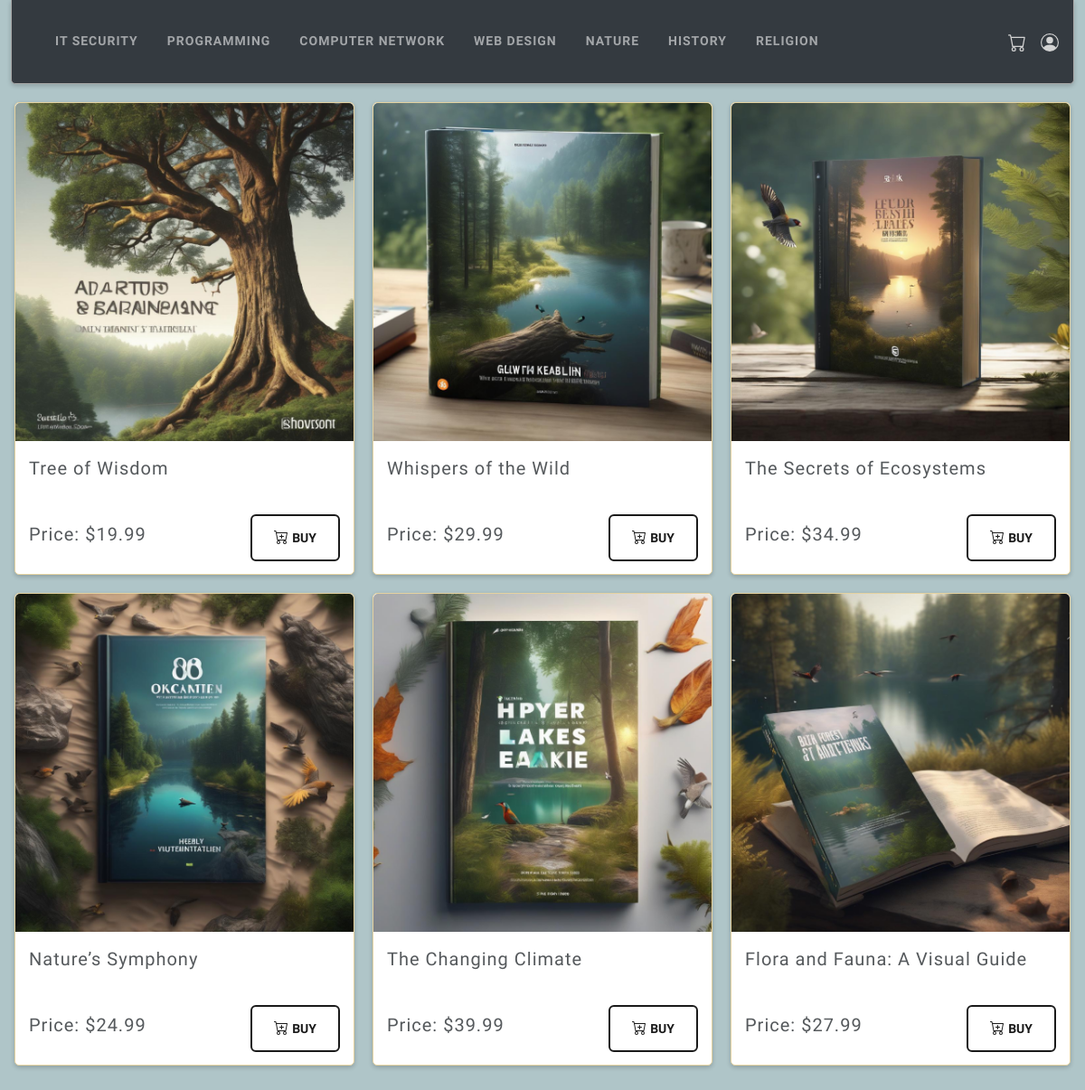
The page /WebServerFiles/index.php?id=7 on the database its author committed.
### tables this page shows
CREATE TABLE `CATEGORY` (
  `CategoryID` int(11) NOT NULL,
  `CategoryName` varchar(255) NOT NULL,
  `CategoryNavOrder` int(11) DEFAULT NULL
);

CREATE TABLE `PRODUCT` (
  `ProductID` int(11) NOT NULL,
  `ProductName` varchar(100) DEFAULT NULL,
  `ProductDescription` text DEFAULT NULL,
  `ProductPrice` decimal(10,2) DEFAULT NULL,
  `CategoryID` int(11) NOT NULL
);

### WebServerFiles/database/database.php (called while the page is built)
<?php
$host = 'db_host';
$dbname = 'db_name';
$user = 'db_user';
$password = '#db_password';
?>

### WebServerFiles/class/class-shop.php (called while the page is built, shortened)
<?php
class ShopCategory
{
    private $db;
    public function __construct($host, $dbname, $user, $password)
    {
        try {
            $this->db = new PDO("mysql:host=$host;dbname=$dbname;charset=utf8", $user, $password);
            $this->db->setAttribute(PDO::ATTR_ERRMODE, PDO::ERRMODE_EXCEPTION);
        } catch (PDOException $e) {
            echo "Connection failed: " . $e->getMessage();
        }
    }
    public function getCategories()
    {
        $stmt = $this->db->query("SELECT CategoryID, CategoryName FROM CATEGORY ORDER BY CategoryNavOrder");
        return $stmt->fetchAll(PDO::FETCH_ASSOC);
    }
}
class ShopProduct
{
    private $db;
    public function __construct($host, $dbname, $user, $password)
    {
        try {
            $this->db = new PDO("mysql:host=$host;dbname=$dbname;charset=utf8", $user, $password);
            $this->db->setAttribute(PDO::ATTR_ERRMODE, PDO::ERRMODE_EXCEPTION);
        } catch (PDOException $e) {
            echo "Connection failed: " . $e->getMessage();
        }
    }
    public function getProducts($categoryId)
    {
        $stmt = $this->db->query("SELECT ProductID, ProductName, ProductDescription, ProductPrice, CategoryID FROM PRODUCT WHERE CategoryID=$categoryId");
        return $stmt->fetchAll(PDO::FETCH_ASSOC);
    }
}

### WebServerFiles/index.php (the view, shortened to what this page needs)
<?php
include 'database/database.php';
include 'class/class-shop.php';
if ($isCartEmpty = empty($_SESSION['cart'])) {
    $cartcolor = "lightgray";
} else {
    $cartcolor = "lightgreen";
}
?>
<!DOCTYPE html>
<html lang="en">
<head>
    <link rel="stylesheet" href="https://adlertz.se/shop/css/bootstrap.min.css">
    <link rel="stylesheet" href="https://cdn.jsdelivr.net/npm/bootstrap-icons@1.5.0/font/bootstrap-icons.css">
</head>
<body>
    <div class="container-fluid">
        <nav class="navbar navbar-expand-lg navbar-dark bg-dark container-fluid w-100">
            <div class="collapse navbar-collapse" id="navbarNav">
                <ul class="navbar-nav">
                    <?php
                    $categoryObj = new ShopCategory($host, $dbname, $user, $password);
                    $categories = $categoryObj->getCategories();
                    foreach ($categories as $category): ?>
                        <li class="nav-item mx-2">
                            <a class="nav-link" href="https://adlertz.se/shop/labsida.php?id=<?php echo $category['CategoryID']; ?>">
                                <?php echo htmlspecialchars($category['CategoryName']); ?>
                            </a>
                        </li>
                    <?php endforeach; ?>
                </ul>
            </div>
            <div class="mx-2" style="display: flex;">
                <div><a id="carthover" class="nav-link mx-2"><svg xmlns="http://www.w3.org/2000/svg" width="20" height="20" fill=<?php echo $cartcolor ?> class="bi bi-cart" viewBox="0 0 16 16">
                            <path d="M0 1.5A.5.5 0 0 1 .5 1H2a.5.5 0 0 1 .485.379L2.89 3H14.5a.5.5 0 0 1 .491.592l-1.5 8A.5.5 0 0 1 13 12H4a.5.5 0 0 1-.491-.408L2.01 3.607 1.61 2H.5a.5.5 0 0 1-.5-.5M3.102 4l1.313 7h8.17l1.313-7zM5 12a2 2 0 1 0 0 4 2 2 0 0 0 0-4m7 0a2 2 0 1 0 0 4 2 2 0 0 0 0-4m-7 1a1 1 0 1 1 0 2 1 1 0 0 1 0-2m7 0a1 1 0 1 1 0 2 1 1 0 0 1 0-2" />
                        </svg></a></div>
                <div></div><a class="nav-link mx-2" href="https://adlertz.se/shop/admin.php" target="_blank"></a>
            </div>
        </nav>
    </div>
    <?php
    $categoryId = isset($_GET['id']) ? $_GET['id'] : 5;
    $current_url = "https://" . $_SERVER['HTTP_HOST'] . $_SERVER['REQUEST_URI'];
    $product = new ShopProduct($host, $dbname, $user, $password);
    $products = $product->getProducts($categoryId);
    echo "<div class='allproducts'>";
    foreach ($products as $item) {
        echo "
        <div class='productbox'>
            <div class='productimage'>
                <img src='images/{$item['ProductID']}.png' alt='' />
            </div>
            <div class='producttitle'>
                <p class='lead'>{$item['ProductName']}</p>
            </div>
            <div class='productprice mt-3 d-flex justify-content-between'>
                <p class='lead'>Price: \${$item['ProductPrice']}</p>
                <form method='post' action='cart.php'>
                        <input type='hidden' name='product_id' value='{$item['ProductID']}'>
                        <input type='hidden' name='product_name' value='{$item['ProductName']}'>
                        <input type='hidden' name='product_price' value='{$item['ProductPrice']}'>
                        <input type='hidden' name='return_url' value='{$current_url}'>
                        <input type='hidden' name='return_url' value='{$current_url}'>
                        <button type='submit' class='btn btn-outline-primary rounded mb-2'>
                    <svg xmlns='http://www.w3.org/2000/svg' width='17' height='17' fill='currentColor' class='bi bi-cart-plus mb-1' viewBox='0 0 17 17'>
                        <path d='M9 5.5a.5.5 0 0 0-1 0V7H6.5a.5.5 0 0 0 0 1H8v1.5a.5.5 0 0 0 1 0V8h1.5a.5.5 0 0 0 0-1H9z'/>
                        <path d='M.5 1a.5.5 0 0 0 0 1h1.11l.401 1.607 1.498 7.985A.5.5 0 0 0 4 12h1a2 2 0 1 0 0 4 2 2 0 0 0 0-4h7a2 2 0 1 0 0 4 2 2 0 0 0 0-4h1a.5.5 0 0 0 .491-.408l1.5-8A.5.5 0 0 0 14.5 3H2.89l-.405-1.621A.5.5 0 0 0 2 1zm3.915 10L3.102 4h10.796l-1.313 7zM6 14a1 1 0 1 1-2 0 1 1 0 0 1 2 0m7 0a1 1 0 1 1-2 0 1 1 0 0 1 2 0'/>
                    </svg>
                    Buy</button>
                    </form>
            </div>
            <div class='productdescription'>
                <p>{$item['ProductDescription']}</p>
            </div>
        </div>
        ";
    }
    echo "</div>";
    ?>
</body>
</html>

### WebServerFiles/index.php (style rules this page uses)
body { background-color: #afc5c8; width: 1200px; height: 1800px; margin: 0 auto; font-family: 'Abel', sans-serif; }
.navbar { border-bottom: 0.5px solid darkgray; border-left: 0.5px solid darkgray; border-right: 0.5px solid darkgray; border-radius: 0 0 5px 5px; box-shadow: 0 2px 5px rgba(0, 0, 0, 0.2); margin-bottom: 10px; }
.allproducts { display: flex; flex-direction: row; align-items: flex-start; justify-content: center; align-items: flex-start; flex-wrap: wrap; }
.productbox { width: calc(33.0% - 20px); height: 523px; margin: 10px 10px; background-color: #ffffff; padding: 0px; border: 0.5px solid #e4d2a0; text-align: center; border-radius: 5px; box-shadow: 0 2px 5px rgba(0, 0, 0, 0.2); transition: transform 0.5s ease; }
.productimage { display: flex; justify-content: center; max-width: 100%; padding: 0px; margin: 0px; }
.productimage img { width: 100%; height: auto; border-top-left-radius: 5px; border-top-right-radius: 5px; }
.producttitle { text-align: left; padding: 15px; height: 70px; }
.productprice { display: flex; justify-content: space-between; align-items: center; padding: 15px; height: 50px; margin-top: 15px; }

### rows shown on the page
category: CategoryName "IT SECURITY"
category: CategoryName "PROGRAMMING"
category: CategoryName "COMPUTER NETWORK"
category: CategoryName "WEB DESIGN"
category: CategoryName "NATURE"
category: CategoryName "HISTORY"
category: CategoryName "RELIGION"
product: shows a picture, ProductName "Tree of Wisdom", ProductPrice "19.99"
product: shows a picture, ProductName "Whispers of the Wild", ProductPrice "29.99"
product: shows a picture, ProductName "The Secrets of Ecosystems", ProductPrice "34.99"
product: shows a picture, ProductName "Nature’s Symphony", ProductPrice "24.99"
product: shows a picture, ProductName "The Changing Climate", ProductPrice "39.99"
product: shows a picture, ProductName "Flora and Fauna: A Visual Guide", ProductPrice "27.99"
